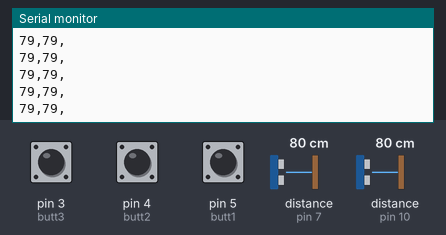
The sketch below on a simulated Arduino Uno, built with avr-gcc and run on an emulated ATmega328P. On the bench: the last lines printed to the serial monitor. Wiring (inferred from the names in the program): 2 × ultrasonic range finder: trigger pin 8, echo pin 7 / trigger pin 9, echo pin 10. The inputs (shaded band) are chosen by the test bench; at power-on: distance to the obstacle (sensors on pin 7, pin 10) 80 cm, pin 3 (butt3) LOW, pin 4 (butt2) LOW, pin 5 (butt1) LOW. The echo pulse lasts 58.3 µs per cm.

Above: at 1.2 s.
1.3 s: distance to the obstacle (sensor on pin 7) set to 4 cm
At 2.0 s:
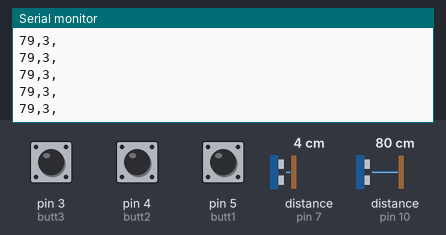
4.3 s: distance to the obstacle (sensor on pin 10) set to 299 cm
At 5.3 s:
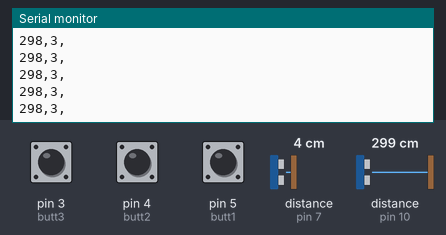
7.3 s: pin 3 (butt3) pulled HIGH for 0.15 s
8.9 s: pin 4 (butt2) pulled HIGH for 0.15 s
10.5 s: pin 5 (butt1) pulled HIGH for 0.15 s
13.6 s: distance to the obstacle (sensor on pin 7) set to 2 cm
At 14.7 s:
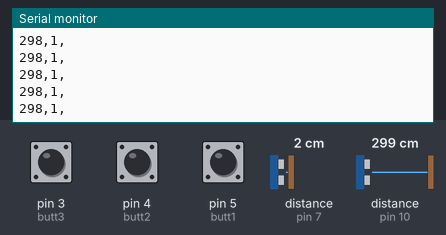
Timing chart, 0 to 16.6 s (numbered marks = the images above; inputs shaded):
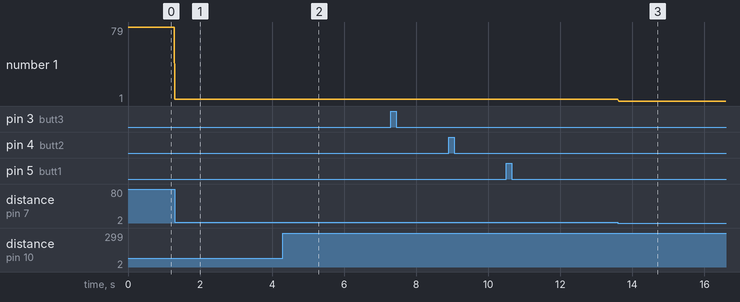

Measured:
- after the input at 1.3 s, the serial monitor: prints a new line at once (image 1)
- after the input at 4.3 s, the serial monitor: prints a new line at once (image 2)
- after the input at 13.6 s, the serial monitor: prints a new line at once (image 3)
- plotted number 1: 79 → 3 after the input at 1.3 s, 3 → 1 after the input at 13.6 s

The sketch:

Final_Test.ino
```cpp
//Defining the Trig & Echo pins for the ultrasonic sensor
const int trigPin = 9;
const int echoPin = 10;
const int trigPin1 = 8;
const int echoPin1 = 7;

//Defining the button pins
const int butt1 = 5;
const int butt2 = 4;
const int butt3 = 3;

//Setting the intital button state to 0
int butt1State, butt2State, butt3State = 0;

void setup() {

  //Setting the modes for the trig echo pin
  pinMode(trigPin, OUTPUT);
  pinMode(echoPin, INPUT);

  pinMode(trigPin1, OUTPUT);
  pinMode(echoPin1, INPUT);

  //Setting the modes for the button
  pinMode(butt1, INPUT);
  pinMode(butt2, INPUT);
  pinMode(butt3, INPUT);

  Serial.begin(9600);

}

void loop() {

  //Ultrasonic Sensors

  //Reading the trig pin with delay
  digitalWrite(trigPin, LOW);
  delayMicroseconds(2);
  digitalWrite(trigPin, HIGH);
  delayMicroseconds(10);
  digitalWrite(trigPin, LOW);

  //Reading the echo pin
  long duration = pulseIn(echoPin, HIGH);

  //Defining the distance for the ultrasonic sensor
  int distance = (duration * 0.0343) / 2;

 //Printing the distance so the P5 serial monitor can read it
  Serial.print(distance);
  Serial.print(",");


  delayMicroseconds(2);

  //Reading the trig pin 1 with delay
  digitalWrite(trigPin1, LOW);
  delayMicroseconds(2);
  digitalWrite(trigPin1, HIGH);
  delayMicroseconds(10);
  digitalWrite(trigPin1, LOW);

  //Reading the echo pin 1
  long duration1 = pulseIn(echoPin1, HIGH);

  //Defining the distance for the ultrasonic sensor 1
  int distance1 = (duration1 * 0.0343) / 2;

  //Printing the distance so the P5 serial monitor can read it
  Serial.print(distance1);
  Serial.print(",");

  //Buttons

  //Defining if the button state is high then to read whatever is pressed
  butt1State = digitalRead(butt1);
  if (butt1State == HIGH) {
    Serial.print("FIRE");
  }


  butt2State = digitalRead(butt2);
  if (butt2State == HIGH) {
    Serial.print("WATER");
  }


  butt3State = digitalRead(butt3);
  if (butt3State == HIGH) {
    Serial.print("EARTH");
  }

  //Printing the states so the P5 serial monitor can read it
  Serial.print("\n");


  delay(10);

}
```
